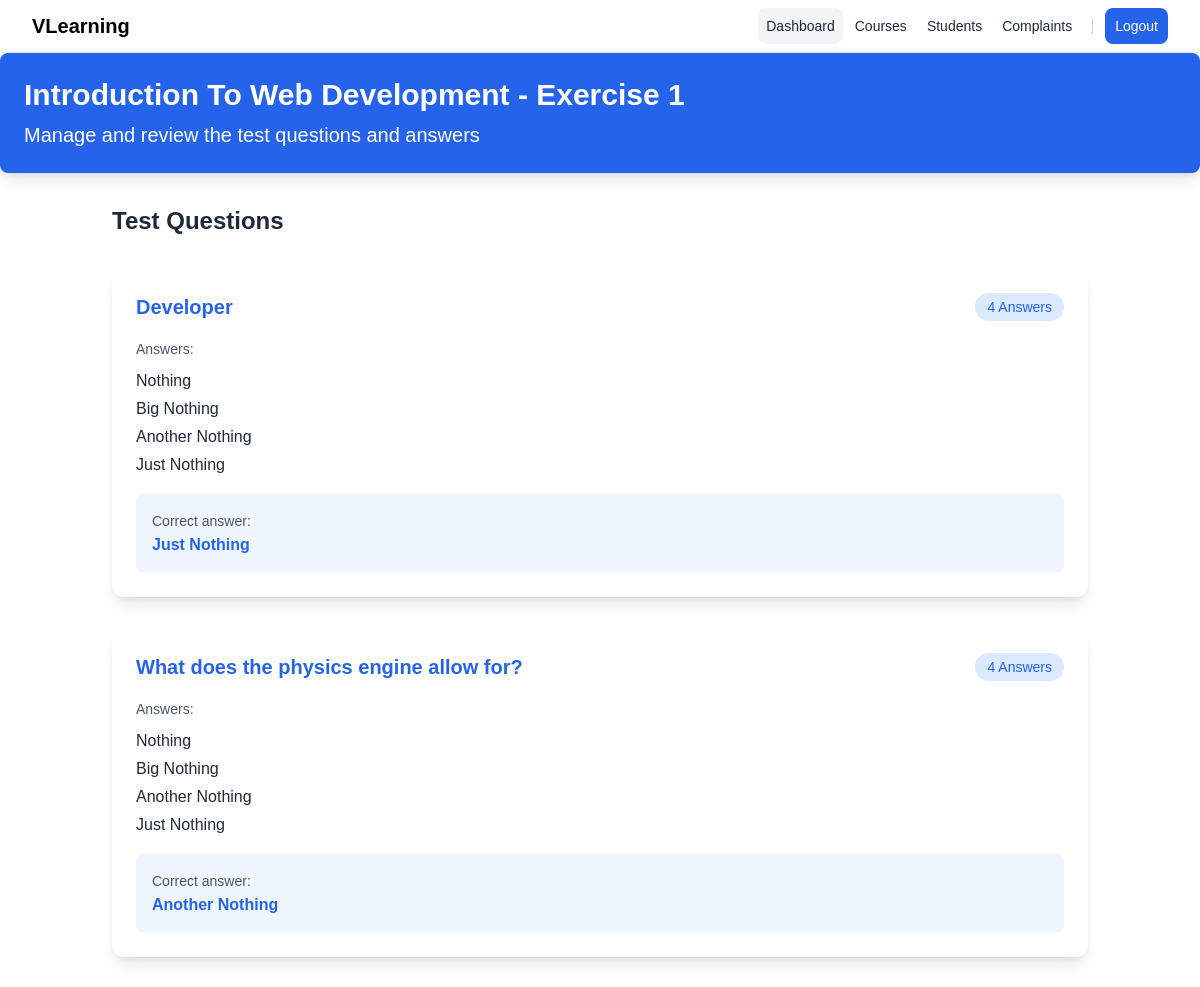
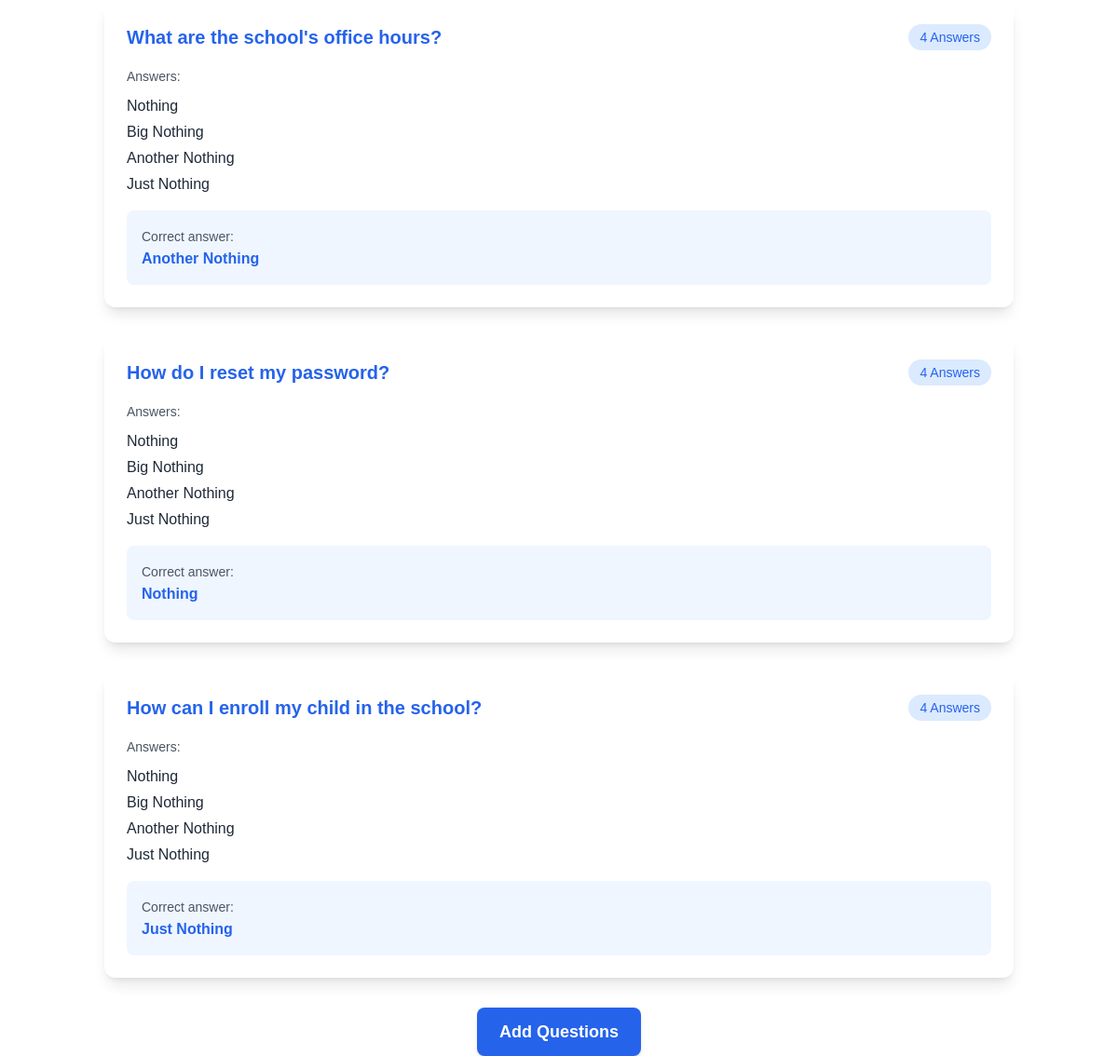
The page /instructor/Test/1/1/view/ (signed in) on the database its author committed (2 pictures, top to bottom).
### base/models.py (models this page shows, shortened)
class Course(models.Model):
    name = models.CharField(max_length=255)
    description = models.TextField()
    teacher = models.ForeignKey(Teacher, on_delete=models.CASCADE, related_name='courses_taught')
    students = models.ManyToManyField(Student, related_name='enrolled_courses')
    course_code = models.CharField(max_length=10)
    course_photo = models.ImageField(upload_to='course_cover_photo', blank=True)

class Quiz(models.Model):
    name = models.CharField(max_length=120)
    course = models.ForeignKey(Course, on_delete=models.CASCADE, related_name='tests')
    number_of_questions = models.IntegerField()
    time = models.IntegerField(help_text="duration of the quiz in minutes")
    required_score_to_pass = models.IntegerField(help_text="required score in %")
    def get_questions(self):
        questions = list(self.question_set.all())
        random.shuffle(questions)
        return questions[:self.number_of_questions]
    class Meta:
        verbose_name_plural = 'Quizes'

class Question(models.Model):
    text = models.CharField(max_length=200)
    quiz = models.ForeignKey(Quiz, on_delete=models.CASCADE)
    created = models.DateTimeField(auto_now_add=True)
    def get_answers(self):
        return self.answer_set.all()

class Answer(models.Model):
    text = models.CharField(max_length=200)
    correct = models.BooleanField(default=False)
    question = models.ForeignKey(Question, on_delete=models.CASCADE)
    created = models.DateTimeField(auto_now_add=True)

### base/instructor_views.py (the view)
    def wrapper(request, *args, **kwargs):
        if hasattr(request.user, 'teacher'):
            return view_func(request, *args, **kwargs)
        elif request.user.is_authenticated:
            return render(request, 'error.html', {'message': 'You need to be a teacher to access this page.'})
        else:
            return redirect('teacher_login') # replace with your actual URL for teacher login page

### base/instructor_views.py (called while the page is built)
def teacher_required(view_func):
    def wrapper(request, *args, **kwargs):
        if hasattr(request.user, 'teacher'):
            return view_func(request, *args, **kwargs)
        elif request.user.is_authenticated:
            return render(request, 'error.html', {'message': 'You need to be a teacher to access this page.'})
        else:
            return redirect('teacher_login') # replace with your actual URL for teacher login page
    return wrapper

@teacher_required
def quiz_view_admin(request, course_id, pk):
    quiz = Quiz.objects.get(pk=pk)
    course = Course.objects.get(id=course_id)
    questions = []
    for q in quiz.get_questions():
        answers = []
        for a in q.get_answers():
            answers.append(a.text)
        correct_answer = None
        correct_answers = Answer.objects.filter(question=q, correct=True)
        if correct_answers:
            correct_answer = correct_answers[0].text
        questions.append({
            'question': q.text,
            'link': q.id,
            'answers': answers,
            'correct_answer': correct_answer,
        })
    return render(request, 'base/instructor/quiz_view_questions.html', {'obj':quiz, 'course':course, 'data': questions})

### base/templates/base/instructor/quiz_view_questions.html (shortened to what this page needs)
{% extends 'base/base.html' %}
{% block content %}
{% load static %}
<div class="bg-blue-600 text-white p-6 rounded-lg shadow-lg mb-8">
    <h1 class="text-3xl font-bold">{{ course.name }} - {{ obj.name }}</h1>
    <p class="text-xl mt-2">Manage and review the test questions and answers</p>
</div>
<div class="container mx-auto px-6">
    <section class="space-y-8">
        <h2 class="text-2xl font-semibold text-gray-800 mb-4">Test Questions</h2>
        {% for question in data %}
        <div class="bg-white rounded-xl shadow-lg p-6 hover:shadow-2xl transition-all">
            <div class="flex justify-between items-center">
                <a href="{% url 'edit_question' quiz_id=obj.id question_id=question.link %}" class="text-xl font-semibold text-blue-600 hover:text-blue-800 transition duration-300">
                    {{ question.question }}
                </a>
                <span class="bg-blue-100 text-blue-600 px-3 py-1 text-sm rounded-full">{{ question.answers|length }} Answers</span>
            </div>
            <div class="mt-4 space-y-2">
                <span class="text-sm text-gray-600">Answers:</span>
                <div class="ml-4 space-y-1">
                    {% for answer in question.answers %}
                    <p class="text-gray-800">{{ answer }}</p>
                    {% endfor %}
                </div>
            </div>
            {% if question.correct_answer %}
            <div class="mt-4 bg-blue-50 p-4 rounded-lg">
                <span class="text-sm text-gray-600">Correct answer:</span>
                <p class="font-semibold text-blue-600">{{ question.correct_answer }}</p>
            </div>
            {% endif %}
        </div>
        {% endfor %}
    </section>
    <div class="mt-8 flex justify-center">
        <a href="{% url 'create_question' obj.id %}" class="px-6 py-3 bg-blue-600 text-white text-lg font-semibold rounded-lg shadow-md hover:bg-blue-700 hover:shadow-lg transition duration-300">
            Add Questions
        </a>
    </div>
</div>
{% endblock %}

### base/templates/base/base.html (shortened to what this page needs)
{% load static %}
<!DOCTYPE html>
<html lang="en">
<head>
    <link rel="stylesheet" href="{% static 'css/style.css' %}">
    <link href="https://api.fontshare.com/v2/css?f[]=cabinet-grotesk@400,800&display=swap" rel="stylesheet">
</head>
<body>
<header class="flex flex-wrap  md:justify-start md:flex-nowrap z-50 w-full bg-white border-b border-gray-200">
  <nav class="relative max-w-[85rem] w-full mx-auto md:flex md:items-center md:justify-between md:gap-3 py-2 px-4 sm:px-6 lg:px-8">
    <div class="flex justify-between items-center gap-x-1">
      <a class="flex-none font-semibold text-xl text-black focus:outline-none focus:opacity-80" href="#" aria-label="Brand">VLearning</a>
    </div>
    {% if request.user.is_authenticated and request.user.user_type.lower == 'student' %}
    {% include 'base/student/partials/header.html' %}
    {% elif request.user.is_authenticated and request.user.user_type.lower == 'instructor' %}
    {% include 'base/instructor/partials/header.html' %}
    {% endif %}
  </nav>
</header>
{% block content %}
{% endblock %}
</body>

### base/templates/base/instructor/partials/header.html (shortened to what this page needs)
<div id="hs-header-base" class="hs-collapse hidden overflow-hidden transition-all duration-300 basis-full grow md:block "  aria-labelledby="hs-header-base-collapse" >
  <div class="overflow-hidden overflow-y-auto max-h-[75vh] [&::-webkit-scrollbar]:w-2 [&::-webkit-scrollbar-thumb]:rounded-full [&::-webkit-scrollbar-track]:bg-gray-100 [&::-webkit-scrollbar-thumb]:bg-gray-300">
    <div class="py-2 md:py-0  flex flex-col md:flex-row md:items-center gap-0.5 md:gap-1">
      <div class="grow">
        <div class="flex flex-col md:flex-row md:justify-end md:items-center gap-0.5 md:gap-1">
          <a class="p-2 flex items-center text-sm bg-gray-100 text-gray-800 hover:bg-gray-100 rounded-lg focus:outline-none focus:bg-gray-100" href="#" aria-current="page">
            Dashboard
          </a>
          <div class="hs-dropdown [--strategy:static] md:[--strategy:fixed] [--adaptive:none] [--is-collapse:true] md:[--is-collapse:false] ">
            <a href="{% url 'instructor_courses' %}" id="hs-header-base-dropdown" type="button" class="hs-dropdown-toggle w-full p-2 flex items-center text-sm text-gray-800 hover:bg-gray-100 rounded-lg focus:outline-none focus:bg-gray-100" aria-haspopup="menu" aria-expanded="false" aria-label="Dropdown">
              Courses
            </a>
          </div>
          <a class="p-2 flex items-center text-sm text-gray-800 hover:bg-gray-100 rounded-lg focus:outline-none focus:bg-gray-100" href="{% url 'teacher_student_list' %}">
            Students
          </a>
          <a class="p-2 flex items-center text-sm text-gray-800 hover:bg-gray-100 rounded-lg focus:outline-none focus:bg-gray-100" href="{% url 'all_complaints' %}">
            Complaints
          </a>
        </div>
      </div>
      <div class=" flex flex-wrap items-center gap-x-1.5">
        <a class="py-2 px-2.5 inline-flex items-center font-medium text-sm rounded-lg bg-blue-600 text-white hover:bg-blue-700 focus:outline-none focus:bg-blue-700 disabled:opacity-50 disabled:pointer-events-none" href="{% url 'logout_handler' %}">
          Logout
        </a>
      </div>
    </div>
  </div>
</div>

### base/templates/base/base.html (style rules this page uses)
body { font-family: 'Cabinet Grotesk', sans-serif !important; font-weight: 400; }

### rows shown on the page
Course: name "Introduction To Web Development"
Quiz: name "Exercise 1"
Question: question "Developer"
Answer: answers "Nothing"
Answer: answers "Big Nothing"
Answer: answers "Another Nothing"
Answer: answers "Just Nothing", correct_answer "Just Nothing"
Question: question "What does the physics engine allow for?"
Answer: answers "Nothing"
Answer: answers "Big Nothing"
Answer: answers "Another Nothing", correct_answer "Another Nothing"
Answer: answers "Just Nothing"
Question: question "What are the school's office hours?"
Answer: answers "Nothing"
Answer: answers "Big Nothing"
Answer: answers "Another Nothing", correct_answer "Another Nothing"
Answer: answers "Just Nothing"
Question: question "How do I reset my password?"
Answer: answers "Nothing", correct_answer "Nothing"
Answer: answers "Big Nothing"
Answer: answers "Another Nothing"
Answer: answers "Just Nothing"
Question: question "How can I enroll my child in the school?"
Answer: answers "Nothing"
Answer: answers "Big Nothing"
Answer: answers "Another Nothing"
Answer: answers "Just Nothing", correct_answer "Just Nothing"

### other values the page prints
{{ question.answers|length }} "4" "4" "4" "4" "4"
